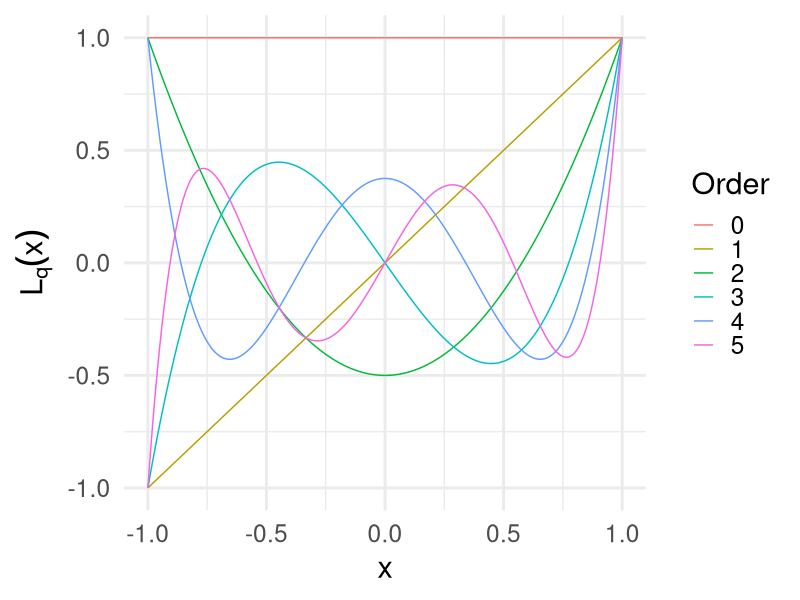
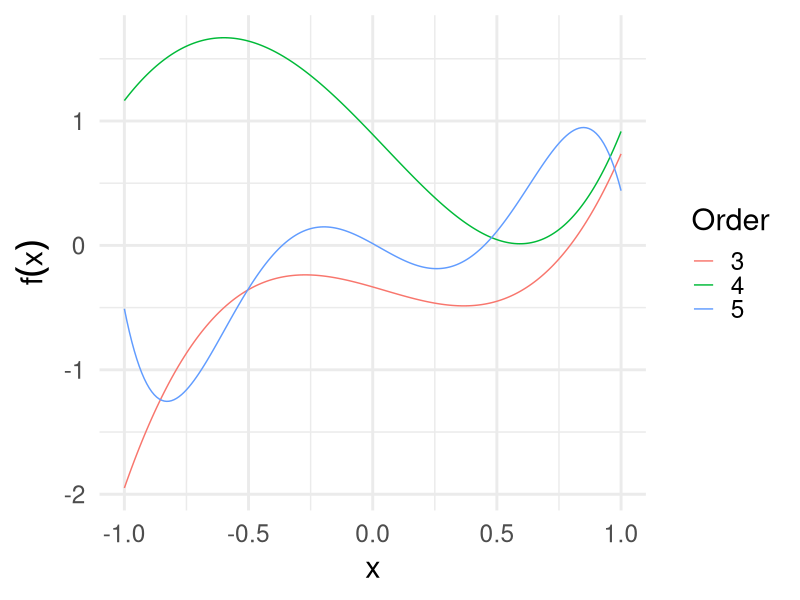
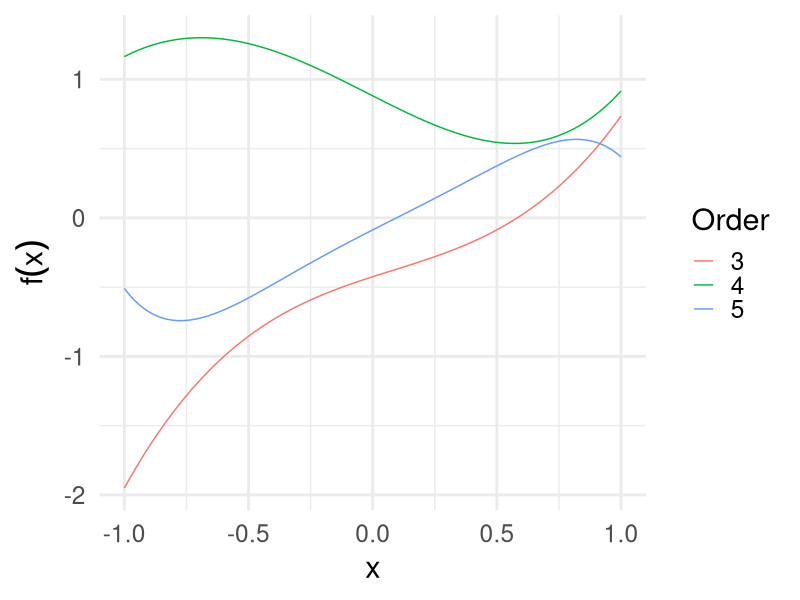

Generate these figures, in order, with R:
rm(list = ls(all = TRUE))

#------------------------------------
# Load Libraries
#------------------------------------

library(ggplot2)
library(tidyr)



#---------------------------------
# QUESTION 2(a)
#---------------------------------

# Legendre polynomials
Legendre=function(x,q){     # q = order of the Legendre polynomial
  val=0
  for(k in 0:q){
    val=val+((x^k)*choose(q,k)*choose((q+k-1)/2,q))
  }
  return((2^q)*val)
}




x<-seq(-1,1,0.01)
#par(mar = c(5.1, 4.1, 4.1, 2.1))
df <- data.frame(x = x, 
                 "0" = Legendre(x,0), 
                 "1" = Legendre(x,1), 
                 "2" = Legendre(x,2), 
                 "3" = Legendre(x,3), 
                 "4" = Legendre(x,4), 
                 "5" = Legendre(x,5))
df <- pivot_longer(df, cols = 2:7, names_to = "Order", values_to = "Value")
df$Order <- as.factor(df$Order)
levels(df$Order) <- c(0,1,2,3,4,5)
ggplot(df, aes(x, Value, group = Order, color = Order)) +
  geom_line()+ 
  scale_x_continuous("x")+
  scale_y_continuous(name=expression(L[q](x)))+
  theme_minimal(base_size = 22)



#---------------------------------
# QUESTION 2(b)
#---------------------------------


# Creates random polynomial target functions: Equation (3)
rLegfunc=function(x,Q_f){      # Q_f = order of the polynomial f(x)
  val=0
  beta=runif((Q_f+1),-1,1)
  for(q in 0:Q_f){
    val=val+(Legendre(x,q)*beta[q+1])    
  }
  return(val)
}


x<-seq(-1,1,0.01)
set.seed(123)
df <- data.frame(x = x,
                 "3" = rLegfunc(x,3), 
                 "4" = rLegfunc(x,4), 
                 "5" = rLegfunc(x,5))
df <- pivot_longer(df, cols = 2:4, names_to = "Order", values_to = "Value")
df$Order <- as.factor(df$Order)
levels(df$Order) <- c(3,4,5)
ggplot(df, aes(x, Value, group = Order, color = Order)) +
  geom_line()+ 
  scale_x_continuous("x")+
  scale_y_continuous(name=expression(f(x)))+
  theme_minimal(base_size = 22)





# Creates random polynomial target functions: Equation (2)
rPolyfunc=function(x,Q_f){
  val=0
  alpha=runif((Q_f+1),-1,1)
  for(q in 0:Q_f){
    val=val+(x^q*alpha[q+1])
  }
  return(val)
}


x<-seq(-1,1,0.01)
set.seed(123)
df <- data.frame(x = x,
                 "3" = rPolyfunc(x,3), 
                 "4" = rPolyfunc(x,4), 
                 "5" = rPolyfunc(x,5))
df <- pivot_longer(df, cols = 2:4, names_to = "Order", values_to = "Value")
df$Order <- as.factor(df$Order)
levels(df$Order) <- c(3,4,5)
ggplot(df, aes(x, Value, group = Order, color = Order)) +
  geom_line()+ 
  scale_x_continuous("x")+
  scale_y_continuous(name=expression(f(x)))+
  theme_minimal(base_size = 22)









